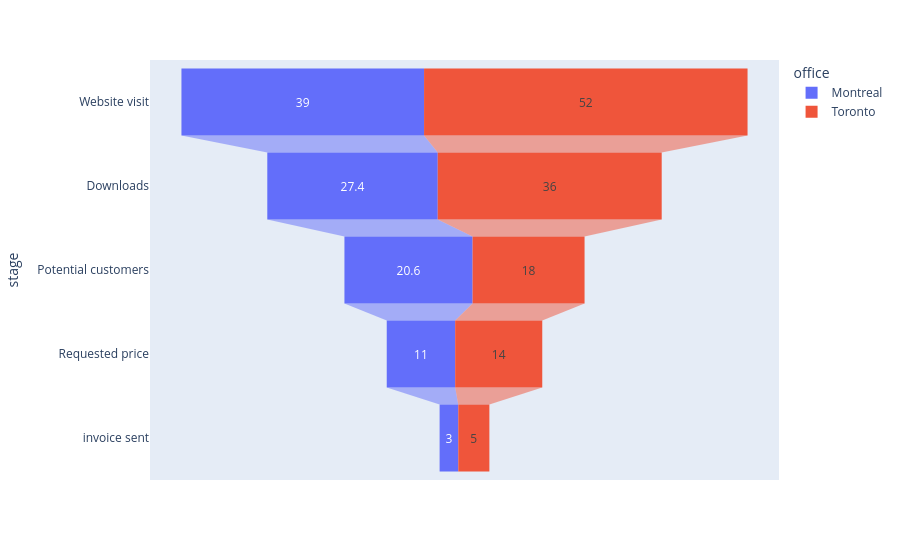

Here is the notebook cell this chart was saved with:
### Code cell
px.funnel(data_frame=df,x='number',y='stage', color='office')

### Figure 1 — Plotly figure (JSON) as saved in the notebook; plotly's stock layout.template omitted (floating-point values rounded to 4 significant figures)
{"data": [{"hovertemplate": "office=Montreal<br>number=%{x}<br>stage=%{y}<extra></extra>", "legendgroup": "Montreal", "marker": {"color": "#636efa"}, "name": "Montreal", "orientation": "h", "showlegend": true, "type": "funnel", "x": [39, 27.4, 20.6, 11, 3], "xaxis": "x", "y": ["Website visit", "Downloads", "Potential customers", "Requested price", "invoice sent"], "yaxis": "y"}, {"hovertemplate": "office=Toronto<br>number=%{x}<br>stage=%{y}<extra></extra>", "legendgroup": "Toronto", "marker": {"color": "#EF553B"}, "name": "Toronto", "orientation": "h", "showlegend": true, "type": "funnel", "x": [52, 36, 18, 14, 5], "xaxis": "x", "y": ["Website visit", "Downloads", "Potential customers", "Requested price", "invoice sent"], "yaxis": "y"}], "layout": {"legend": {"title": {"text": "office"}, "tracegroupgap": 0}, "margin": {"t": 60}, "xaxis": {"anchor": "y", "domain": [0, 1], "title": {"text": "number"}}, "yaxis": {"anchor": "x", "domain": [0, 1], "title": {"text": "stage"}}}}
